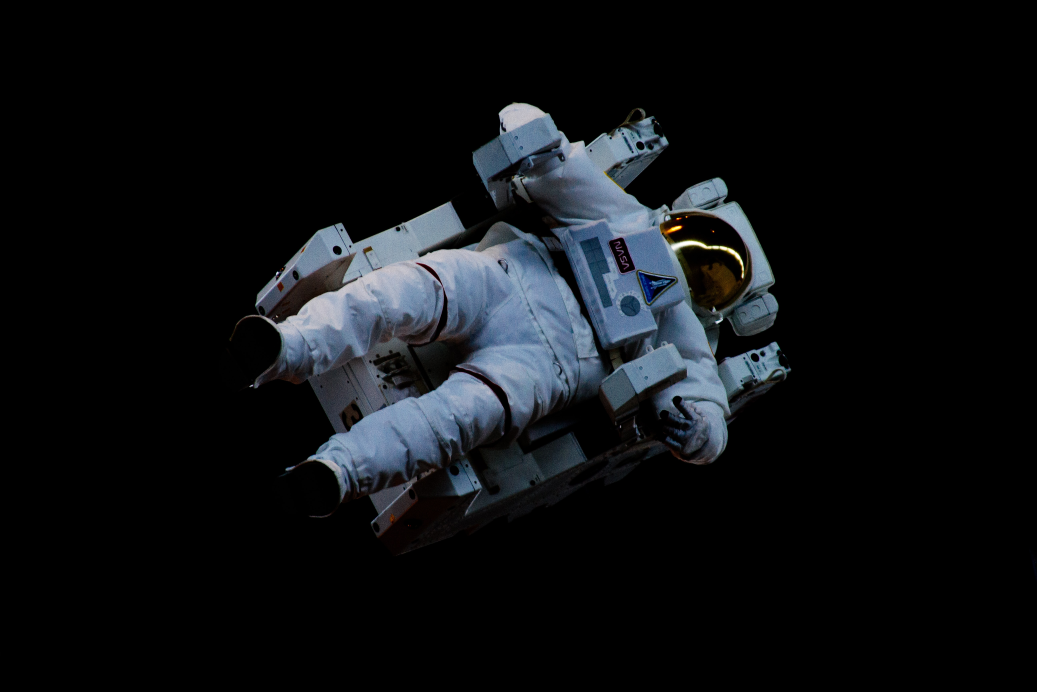
#> input picture astro.jpg, 5184 x 3456 px (shown at 1/5 size)
$ python images.py
#> lines starting #> are read from the running program, lines starting #| are printed output that depends on the picture
from PIL import Image, ImageFilter

img = Image.open('./astro.jpg')
#> img is the input picture: PIL image 5184x3456 RGB; mean R, G, B 14.7, 17.1, 19.9
img.thumbnail((400, 400))
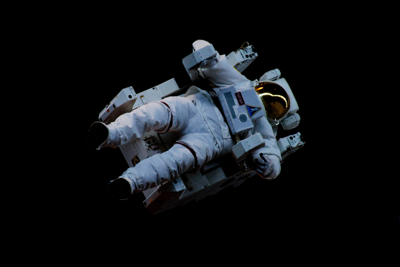
#> img: PIL image 400x267 RGB; mean R, G, B 14.7, 17.1, 19.9

img.save('new_astro1.jpg')
